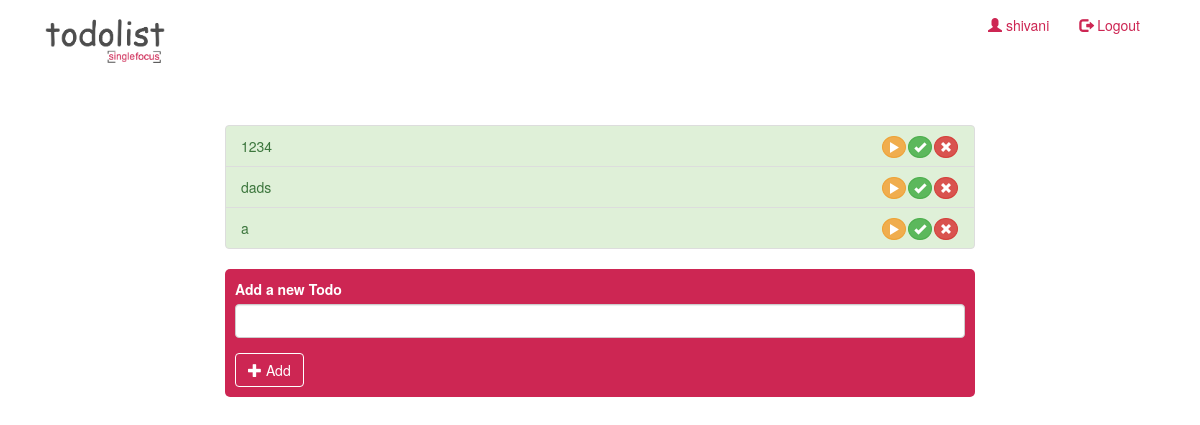
The app's page /todolist (signed in) with its own data.
### tables this page shows
CREATE TABLE todolist (todo_item_id INTEGER PRIMARY KEY AUTOINCREMENT,user_id INTEGER,todo_item TEXT NOT NULL,status TEXT NOT NULL);

### app.py (the view)
@app.route('/todolist')
def todolist():
    userid = session['user_id']
    todolist = fetchTodoList(userid)
    return render_template('Todolist.html',todolist = todolist)

### app.py (called while the page is built)
def fetchTodoList(userid):
    print("Fetch todoitem from DB : ")
    todolist = []
    con = sqlite3.connect(DATABASE)
    try:
        cur = con.cursor()
        cur.execute("Select todo_item_id,todo_item,status from todolist where user_id=?",(userid,))
        todolist = cur.fetchall()
        print(todolist)
        return todolist
    except:
        con.rollback()
        success = False
        print("Fetch todoitem DB Failure !!!! ")
    finally:
        con.close()
    print("Unable to fetch todoitem.")
    return todolist

### templates/Todolist.html (shortened to what this page needs)
<!DOCTYPE html>
<html lang="en">
<head>
  <link rel="stylesheet" href="https://maxcdn.bootstrapcdn.com/bootstrap/3.4.1/css/bootstrap.min.css">
  <link href="{{ url_for('static', filename='todoListApp.css') }}" type="text/css" rel="stylesheet" media="screen,projection"/>
</head>
<body class="white-bg">
<div class="container">
<nav class="navbar navbar-inverse custom-bg">
  <div class="container-fluid">
    <div class="navbar-header">
      <a href="/">
        <img class="img-responsive" src="{{ url_for('static', filename='images/todologo.png') }}" width="120" height="120" alt="singlefocus">
      </a>
    </div>
    <div class="collapse navbar-collapse" id="myNavbar">
    <ul class="nav navbar-nav navbar-right">
      <li><a href="#" class="primary-color"><span class="glyphicon glyphicon-user"></span> {{ session['user'] }}</a></li>
      <li><a href="/logout" class="primary-color"><span class="glyphicon glyphicon-log-out"></span> Logout</a></li>
    </ul>
    </div>
  </div>
</nav>
  <br>
  <br>
  <div class="row">
    <div class="col-sm-2">
    </div>
    <div class="col-sm-8">
      <ul class="list-group custom-color">
        {% for todoitem in todolist %}
        {% if todoitem[2]=="INPROGRESS" %}
        <li class="list-group-item list-group-item-warning" id="todoitem-{{ todoitem[0] }}">
          {% elif todoitem[2]=="DONE" %}
        <li class="list-group-item list-group-item-success" id="todoitem-{{ todoitem[0] }}">
          {% else %}
        <li class="list-group-item " id="todoitem-{{ todoitem[0] }}">
          {% endif %}
        {{ todoitem[1] }}
         <button type="button" class="btn btn-danger btn-xs tilebutton " onclick = "markAsRemove({{ todoitem[0] }});"><span class="glyphicon glyphicon-remove "></span></button>
         <button type="button" class="btn btn-success btn-xs tilebutton" onclick="markAsDone({{ todoitem[0] }});"><span class="glyphicon glyphicon-ok"></span></button>
         <button type="button" class="btn btn-warning btn-xs tilebutton " onclick="markAsInprogress({{ todoitem[0] }});"><span class="glyphicon glyphicon-play"></span></button>
        </li>
        {% endfor %}
      </ul>
    </div>
    <div class="col-sm-2">
    </div>
  </div>
  <div class="row">
    <div class="col-sm-2">
    </div>
    <div class="col-sm-8">
        <div class="custom-form">
          <form action="/add" method="POST">
            <div class="form-group">
              <label for="todoitem">Add a new Todo</label>
              <input type="text" class="form-control" name="todoitem">
            </div>
            <button type="submit" class="btn btn-default home-buttons"> <span class="glyphicon glyphicon-plus"></span> Add</button>
          </form>
        </div>
    </div>
    <div class="col-sm-2">
    </div>
  </div>
</div>
</body>
</html>

### static/todoListApp.css (style rules this page uses)
.tilebutton { float: right !important; margin-left: 1px; margin-right: 1px; border-radius: 65%; }
.primary-color { color: #ffffff !important; }
.white-bg { background-color: #ffffff; border-color: #ffffff; }
.custom-bg { background: #cd2653; color:#cd2653 ; }
.custom-color { color:#cd2653 ; }
.navbar { background: inherit; border-width: 0px; }
.navbar li a, .navbar .navbar-brand { color: #cd2653 !important; }
.home-buttons { background-color: #cd2653; color: white; border-color: white; }
.custom-form { background-color: #cd2653; color: white; padding: 10px; border-radius: 5px; }

### records on screen
todolist: todo_item "1234"
todolist: todo_item "dads"
todolist: todo_item "a"

### other values on screen
{{ session['user'] }} "shivani"
